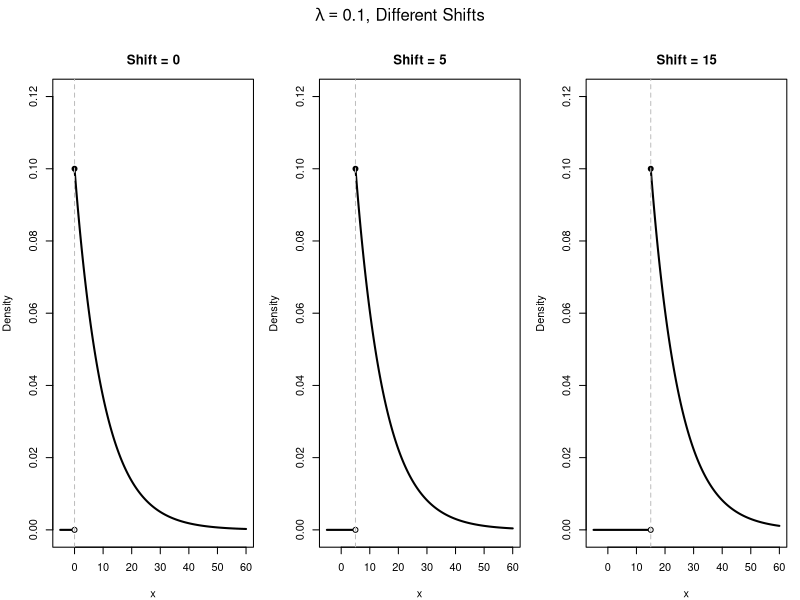
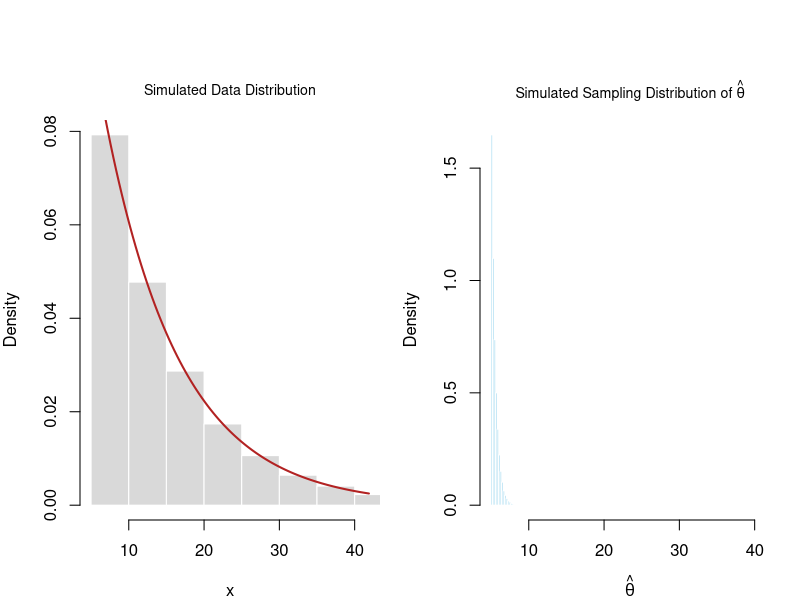
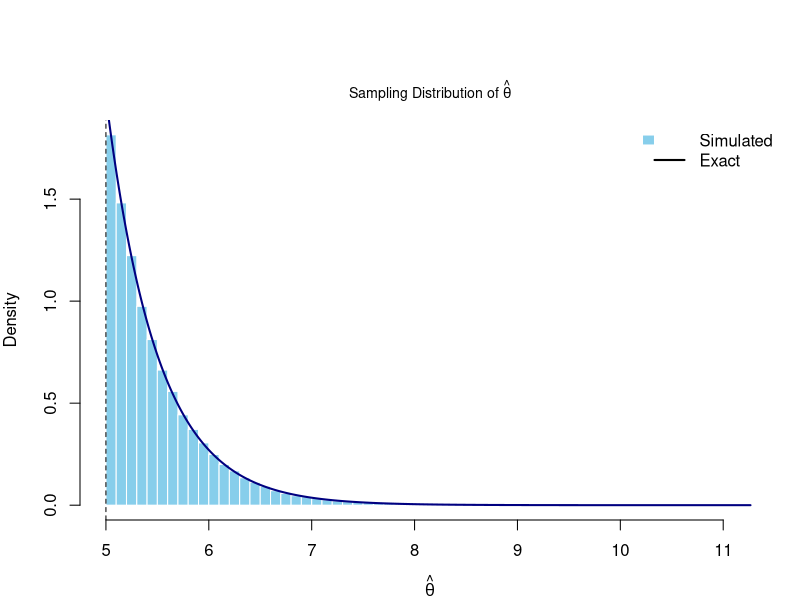
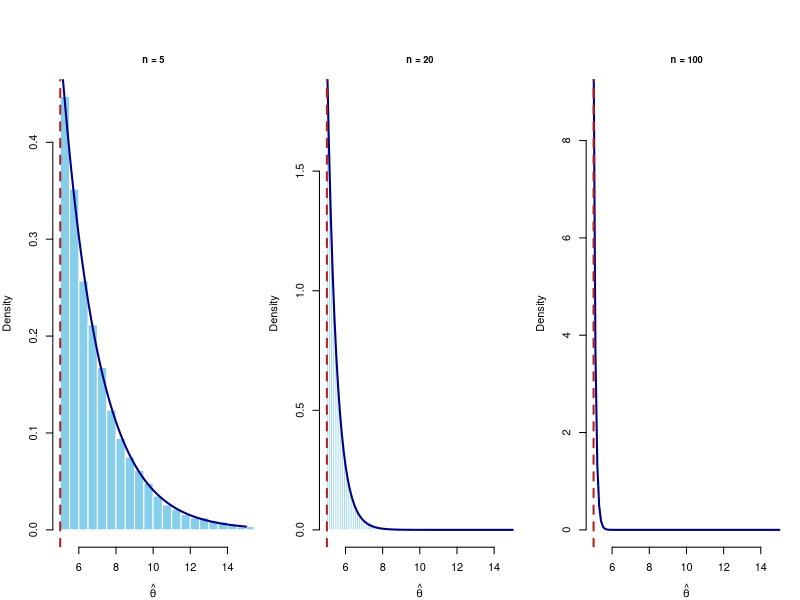
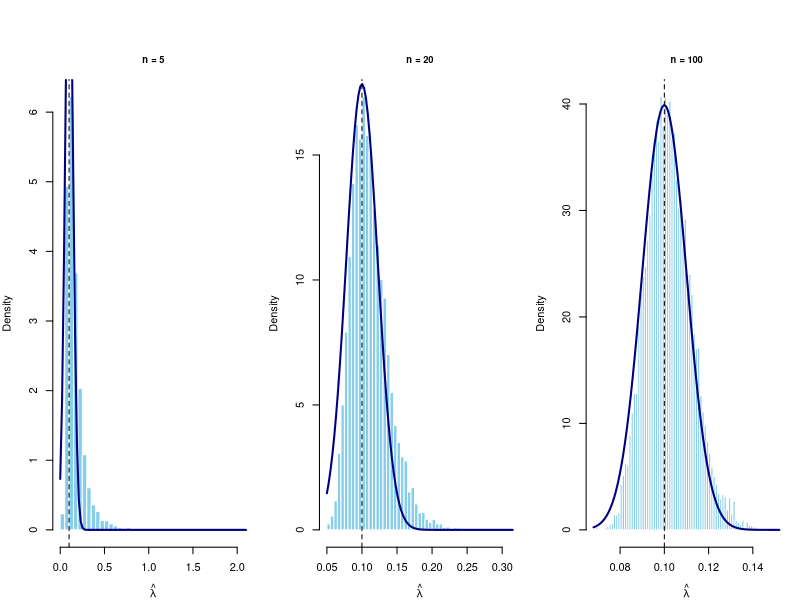

These figures' R source, in order:
## ---- chunk 1
knitr::opts_chunk$set(
  echo = TRUE,
  message = FALSE,
  warning = FALSE,
  fig.width = 8,
  fig.height = 5,
  fig.align = "center"
)

set.seed(13504)
## ---- chunk 2
lambda <- 0.1
shifts <- c(0, 5, 15)

par(mfrow = c(1, 3), mar = c(4, 4, 3, 1), oma = c(0, 0, 3, 0))

for (shift in shifts) {

  plot(
    NA,
    xlim = c(-5, 60),
    ylim = c(0, 0.12),
    xlab = "x",
    ylab = "Density",
    main = paste("Shift =", shift)
  )

  # Density is 0 for x < shift
  segments(
    x0 = -5, y0 = 0,
    x1 = shift, y1 = 0,
    lwd = 2
  )

  # Density for x >= shift
  x <- seq(shift, 60, length.out = 500)

  density <- lambda * exp(
    -lambda * (x - shift)
  )

  lines(x, density, lwd = 2)

  # Show the jump at x = shift
  points(shift, 0, pch = 21, bg = "white")
  points(shift, lambda, pch = 19)

  abline(v = shift, lty = 2, col = "gray")
}

mtext(
  expression(lambda == 0.1 * ", Different Shifts"),
  side = 3,
  outer = TRUE,
  line = 1,
  font = 2
)
## ---- chunk 3
theta_true <- 5
lambda_true <- 0.1

c(
  theta_true = theta_true,
  lambda_true = lambda_true
)
## ---- chunk 4
n <- 20
x <- theta_true + rexp(n, rate = lambda_true)

theta_hat <- min(x)
lambda_hat <- 1 / (mean(x) - theta_hat)

knitr::kable(
  data.frame(
    parameter = c("Shift", "Rate"),
    truth = c(theta_true, lambda_true),
    estimate = c(theta_hat, lambda_hat)
    ), 
  digits = 4
)
## ---- chunk 5
B <- 100000
n <- 20

theta_hat_sim <- replicate(B, {
  new_sample <- theta_true + rexp(n, rate = lambda_true)
  min(new_sample)
})

c(
  simulated_mean = mean(theta_hat_sim),
  simulated_variance = var(theta_hat_sim)
)
## ---- chunk 6
individual_sim <- theta_true + rexp(B, rate = lambda_true)
plot_limit <- theta_true + qexp(0.975, rate = lambda_true)
par(mfrow = c(1, 2), mar = c(4, 4, 3, 1), cex.main = 0.85)
hist(
  individual_sim, probability = TRUE, breaks = 40,
  xlim = c(theta_true, plot_limit), col = "gray85", border = "white",
  main = expression("Simulated Data Distribution"), xlab = "x"
)
curve(dexp(x - theta_true, rate = lambda_true), add = TRUE,
      col = "firebrick", lwd = 2)

hist(theta_hat_sim, probability = TRUE, breaks = 40,
     xlim = c(theta_true, plot_limit), col = "skyblue", border = "white",
     main = expression("Simulated Sampling Distribution of " * hat(theta)), 
     xlab = expression(hat(theta)))
par(mfrow = c(1, 1))
## ---- chunk 7
hist(
  theta_hat_sim,
  breaks = 50,
  probability = TRUE,
  main = expression("Sampling Distribution of " * hat(theta)),
  xlab = expression(hat(theta)),
  col = "skyblue",
  border = "white"
)

u_grid <- seq(theta_true, max(theta_hat_sim), length.out = 500)

exact_density <- n * lambda_true *
  exp(-n * lambda_true * (u_grid - theta_true))

lines(u_grid, exact_density, lwd = 2, col = "navy")

abline(v = theta_true, lty = 2)

legend(
  "topright",
  legend = c("Simulated", "Exact"),
  fill = c("skyblue", NA),
  border = c("white", NA),
  lty = c(NA, 1),
  lwd = c(NA, 2),
  bty = "n"
)
## ---- chunk 8
comparison <- data.frame(
  quantity = c("Mean", "Variance", "Standard error"),
  simulation = c(
    mean(theta_hat_sim),
    var(theta_hat_sim),
    sd(theta_hat_sim)
  ),
  theory = c(
    theta_true + 1 / (n * lambda_true),
    1 / (n * lambda_true)^2,
    1 / (n * lambda_true)
  )
)

knitr::kable(
  comparison,
  digits = 4,
  caption = "Simulation versus exact sampling-distribution results"
)
## ---- chunk 9
bias_hat <- 1 / (n * lambda_hat)
variance_hat <- 1 / (n * lambda_hat)^2
se_hat <- sqrt(variance_hat)
knitr::kable(
  data.frame(
    quantity = c("Bias", "Variance", "Standard error"),
    true_value = c(1 / (n * lambda_true), 1 / (n * lambda_true)^2,
                   1 / (n * lambda_true)),
    plugin_estimate = c(bias_hat, variance_hat, se_hat)
    ), 
  digits = 4
)
## ---- chunk 10
sim_theta_hat <- function(n, B, theta, lambda) {
  replicate(
    B,
    min(theta + rexp(n, rate = lambda))
  )
}
## ---- chunk 11
sample_sizes <- c(5, 20, 100)
theta_hat_by_n <- lapply(
  sample_sizes,
  sim_theta_hat,
  B = 10000,
  theta = theta_true,
  lambda = lambda_true
)
knitr::kable(
  data.frame(
    n = sample_sizes,
    simulated_bias = sapply(theta_hat_by_n, mean) - theta_true,
    theoretical_bias = 1 / (sample_sizes * lambda_true),
    simulated_SE = sapply(theta_hat_by_n, sd),
    theoretical_SE = 1 / (sample_sizes * lambda_true)
  ), 
  digits = 4
)
## ---- chunk 12
par(mfrow = c(1, 3))
for (j in seq_along(sample_sizes)) {
  nn <- sample_sizes[j]
  hist(theta_hat_by_n[[j]], probability = TRUE, breaks = 35,
       xlim = c(theta_true, theta_true + 10),
       col = "skyblue", border = "white", main = paste("n =", nn),
       xlab = expression(hat(theta)))
  curve(dexp(x - theta_true, rate = nn * lambda_true),
        add = TRUE, col = "navy", lwd = 2)
  abline(v = theta_true, col = "firebrick", lty = 2,  lwd = 2)
}
## ---- chunk 13
sim_lambda_hat <- function(n, B, theta, lambda) {
  replicate(B, {
    x_b <- theta + rexp(n, rate = lambda)
    1 / (mean(x_b) - min(x_b))
  })
}
## ---- chunk 14
sample_sizes <- c(5, 20, 100)

lambda_sim_by_n <- lapply(
  sample_sizes,
  sim_lambda_hat,
  B = 10000,
  theta = theta_true,
  lambda = lambda_true
)

lambda_summary <- data.frame(
  n = sample_sizes,
  simulated_mean = sapply(lambda_sim_by_n, mean),
  simulated_sd = sapply(lambda_sim_by_n, sd),
  true_lambda = lambda_true
)

knitr::kable(lambda_summary, digits = 4)
## ---- chunk 15
par(mfrow = c(1, 3))

for (j in seq_along(sample_sizes)) {

  nn <- sample_sizes[j]

  hist(
    lambda_sim_by_n[[j]],
    probability = TRUE,
    breaks = 60,
    col = "skyblue",
    border = "white",
    main = paste("n =", nn),
    xlab = expression(hat(lambda))
  )

  # Corresponding asymptotic normal density
  curve(
    dnorm(
      x,
      mean = lambda_true,
      sd = lambda_true / sqrt(nn)
    ),
    add = TRUE,
    lwd = 2,
    col = "navy"
  )

  # True value of lambda
  abline(v = lambda_true, lty = 2)
}
